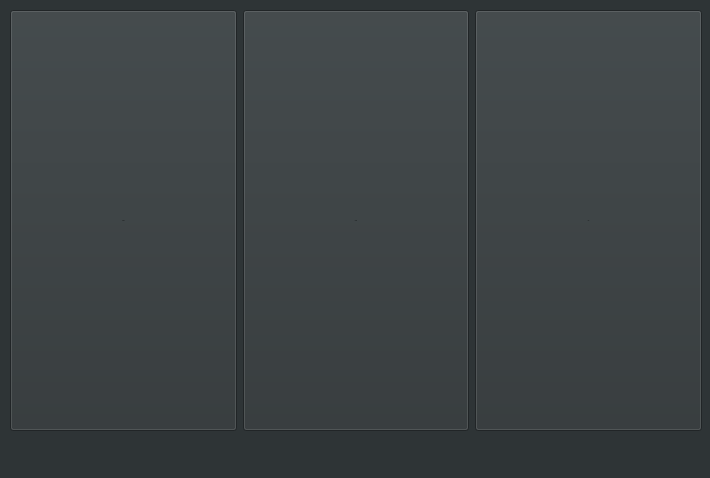
<?xml version="1.0" encoding="UTF-8"?>
<ui version="4.0">
 <class>MainWindow</class>
 <widget class="QMainWindow" name="MainWindow">
  <property name="windowModality">
   <enum>Qt::WindowModal</enum>
  </property>
  <property name="geometry">
   <rect>
    <x>0</x>
    <y>0</y>
    <width>710</width>
    <height>478</height>
   </rect>
  </property>
  <property name="windowTitle">
   <string>MainWindow</string>
  </property>
  <property name="styleSheet">
   <string notr="true">background-color: rgb(114, 159, 207);
background-color: rgb(46, 52, 54);</string>
  </property>
  <widget class="QWidget" name="centralwidget">
   <widget class="QWidget" name="verticalLayoutWidget">
    <property name="geometry">
     <rect>
      <x>10</x>
      <y>10</y>
      <width>692</width>
      <height>421</height>
     </rect>
    </property>
    <layout class="QVBoxLayout" name="verticalLayout">
     <item>
      <layout class="QHBoxLayout" name="horizontalLayout">
       <item>
        <widget class="QPushButton" name="btnSSD">
         <property name="sizePolicy">
          <sizepolicy hsizetype="Minimum" vsizetype="Preferred">
           <horstretch>0</horstretch>
           <verstretch>0</verstretch>
          </sizepolicy>
         </property>
         <property name="font">
          <font>
           <pointsize>1</pointsize>
          </font>
         </property>
         <property name="styleSheet">
          <string notr="true">background-color: rgb(0, 0, 0);
background-color: rgb(46, 52, 54);</string>
         </property>
         <property name="text">
          <string>SSD</string>
         </property>
         <property name="icon">
          <iconset>
           <normaloff>ImgDiseño/ImgSSD.png</normaloff>ImgDiseño/ImgSSD.png</iconset>
         </property>
         <property name="iconSize">
          <size>
           <width>180</width>
           <height>170</height>
          </size>
         </property>
         <property name="checkable">
          <bool>true</bool>
         </property>
        </widget>
       </item>
       <item>
        <widget class="QPushButton" name="btnSAD">
         <property name="sizePolicy">
          <sizepolicy hsizetype="Minimum" vsizetype="Preferred">
           <horstretch>0</horstretch>
           <verstretch>0</verstretch>
          </sizepolicy>
         </property>
         <property name="font">
          <font>
           <pointsize>1</pointsize>
          </font>
         </property>
         <property name="styleSheet">
          <string notr="true">background-color: rgb(239, 41, 41);
background-color: rgb(46, 52, 54);</string>
         </property>
         <property name="text">
          <string>SAD</string>
         </property>
         <property name="icon">
          <iconset>
           <normaloff>ImgDiseño/ImgSAD.png</normaloff>ImgDiseño/ImgSAD.png</iconset>
         </property>
         <property name="iconSize">
          <size>
           <width>180</width>
           <height>170</height>
          </size>
         </property>
        </widget>
       </item>
       <item>
        <widget class="QPushButton" name="btnCC">
         <property name="sizePolicy">
          <sizepolicy hsizetype="Minimum" vsizetype="Preferred">
           <horstretch>0</horstretch>
           <verstretch>0</verstretch>
          </sizepolicy>
         </property>
         <property name="font">
          <font>
           <pointsize>1</pointsize>
          </font>
         </property>
         <property name="styleSheet">
          <string notr="true">background-color: rgb(46, 52, 54);</string>
         </property>
         <property name="text">
          <string>CC</string>
         </property>
         <property name="icon">
          <iconset>
           <normaloff>ImgDiseño/ImgCC.png</normaloff>ImgDiseño/ImgCC.png</iconset>
         </property>
         <property name="iconSize">
          <size>
           <width>180</width>
           <height>170</height>
          </size>
         </property>
         <property name="checkable">
          <bool>true</bool>
         </property>
        </widget>
       </item>
      </layout>
     </item>
    </layout>
   </widget>
  </widget>
  <widget class="QMenuBar" name="menubar">
   <property name="geometry">
    <rect>
     <x>0</x>
     <y>0</y>
     <width>710</width>
     <height>24</height>
    </rect>
   </property>
  </widget>
 </widget>
 <resources/>
 <connections/>
</ui>
